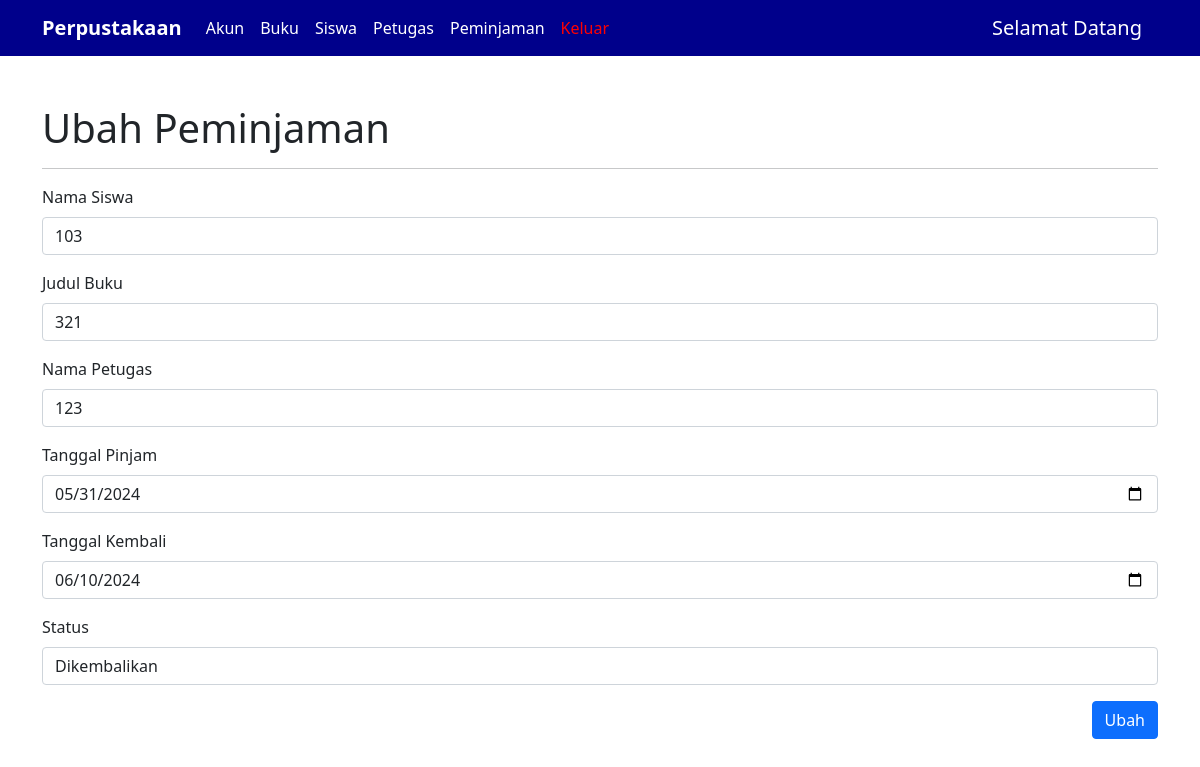
The page /ubah-peminjaman.php?id_peminjaman=4 on the database its author committed.
### tables this page shows
CREATE TABLE `peminjaman` (
  `id_peminjaman` int(11) NOT NULL,
  `id_siswa` int(11) NOT NULL,
  `id_buku` int(11) NOT NULL,
  `id_petugas` int(11) NOT NULL,
  `tgl_pinjam` date NOT NULL,
  `tgl_kembali` date NOT NULL,
  `status` varchar(15) NOT NULL DEFAULT 'Dipinjam'
);

### config/controller.php (called while the page is built, shortened)
<?php
function select($query)
{
  global $db;
  $result = mysqli_query($db, $query);
  $rows =[];
  while ($row = mysqli_fetch_assoc($result)) {
    $rows[] = $row;
  }
  return $rows;
}

### ubah-peminjaman.php (the view, shortened to what this page needs)
<?php
include 'layout/header.php';
$id_peminjaman = (int)$_GET['id_peminjaman'];
$peminjaman = select("
    SELECT
        peminjaman.*,
        siswa.nama AS nama_siswa,
        buku.judul_buku,
        petugas.nama_petugas
    FROM peminjaman
    JOIN siswa ON peminjaman.id_siswa = siswa.nis
    JOIN buku ON peminjaman.id_buku = buku.id_buku
    JOIN petugas ON peminjaman.id_petugas = petugas.id_petugas
    WHERE peminjaman.id_peminjaman = $id_peminjaman
")[0];
?>
<div class="container mt-5">
    <h1>Ubah Peminjaman</h1>
    <hr>
    <form action="" method="post">
        <div class="mb-3">
            <label for="id_siswa" class="form-label">Nama Siswa</label>
            <input type="text" class="form-control" id="id_siswa" value="<?= $peminjaman['id_siswa'];?>" name="id_siswa" placeholder="Nama siswa..." required>
        </div>
        <div class="mb-3">
            <label for="id_buku" class="form-label">Judul Buku</label>
            <input type="text" class="form-control" id="id_buku" value="<?= $peminjaman['id_buku'];?>" name="id_buku" placeholder="Judul buku..." required>
        </div>
        <div class="mb-3">
            <label for="id_petugas" class="form-label">Nama Petugas</label>
            <input type="text" class="form-control" id="id_petugas" value="<?= $peminjaman['id_petugas'];?>" name="id_petugas" placeholder="Nama petugas..." required>
        </div>
        <div class="mb-3">
            <label for="tgl_pinjam" class="form-label">Tanggal Pinjam</label>
            <input type="date" class="form-control" id="tgl_pinjam" value="<?= $peminjaman['tgl_pinjam'];?>" name="tgl_pinjam" required>
        </div>
        <div class="mb-3">
            <label for="tgl_kembali" class="form-label">Tanggal Kembali</label>
            <input type="date" class="form-control" id="tgl_kembali" value="<?= $peminjaman['tgl_kembali'];?>" name="tgl_kembali" required>
        </div>
        <div class="mb-3">
            <label for="status" class="form-label">Status</label>
            <input type="text" class="form-control" id="status" value="<?= $peminjaman['status'];?>" name="status" required>
        </div>
        <button type="submit" name="ubah" class="btn btn-primary" style="float: right">Ubah</button>
    </form>
</div>
<?php include 'layout/footer.php'; ?>

### rows shown on the page
peminjaman: id_siswa "103", id_buku "321", id_petugas "123", tgl_pinjam "05/31/2024", tgl_kembali "06/10/2024", status "Dikembalikan"
